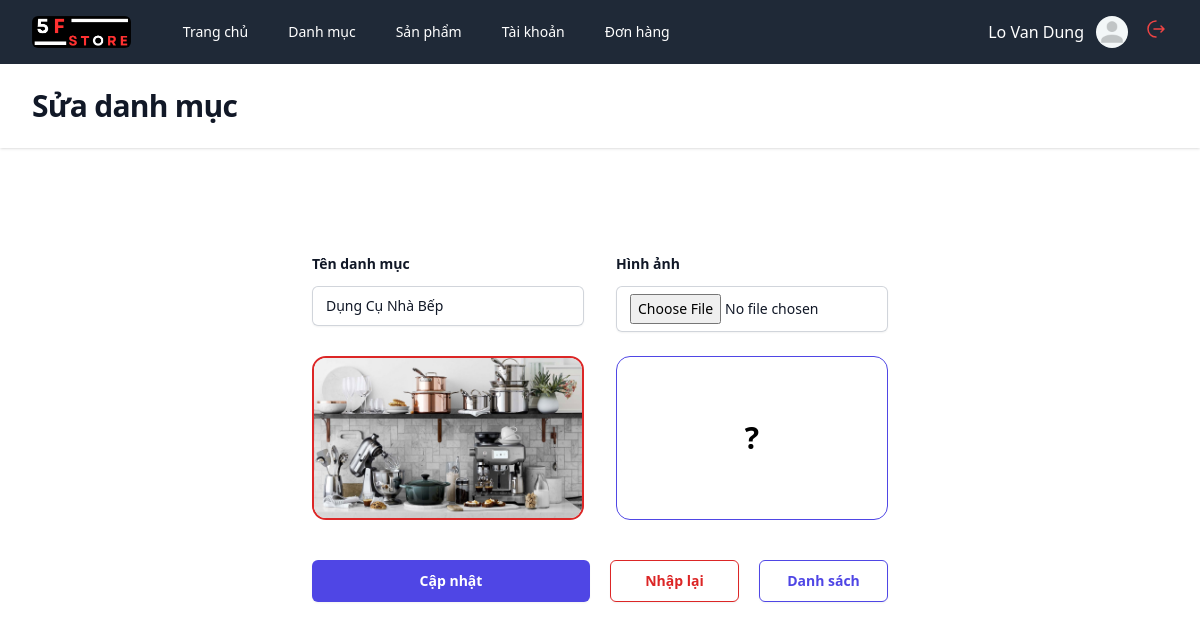
Screenshot of /admin?act=edit-category&id=1 (signed in) with the database file from the repository.
### tables this page shows
CREATE TABLE `categories` (
  `id` int(10) NOT NULL,
  `name_category` varchar(200) NOT NULL,
  `image` varchar(200) NOT NULL,
  `is_deleted` tinyint(1) NOT NULL DEFAULT 0
);

### core.php (called while the page is built, shortened)
<?php
function viewAdmin($view, $values = [])
{
    return include("../views/admin/$view.php");
}
class Req
{
    public function __construct(
        Categories $categoriesService,
        Products $productsService,
        Users $usersService,
        Vouchers $vouchersService,
        CartsDetail $cartsService,
        Bills $billsService,
        ProductsBill $productsBillService,
        ProductDetail $productsDetailService,
        Images $imagesService,
        Reviews $reviewsService
    ) {
        $this->categoriesService = $categoriesService;
    }
}

### controllers/admin/CategoriesController.php (called while the page is built, shortened)
<?php
function controller_edit_category(Req $req)
{
    $error = '';
    if (isset($_GET['id'])) {
        $id = $_GET['id'];
        $category = $req->categoriesService->findOne($id);
    }
    return viewAdmin("editCategory", ['category' => $category, 'error' => $error]);
}

### admin/index.php (called while the page is built, shortened)
<?php
function bootstrap()
{
    include("./routes.php");
    include("../database/service.php");
    include("../models/categories.php");
    include("../models/products.php");
    include("../models/users.php");
    include("../models/vouchers.php");
    include("../models/cartsDetail.php");
    include("../models/bills.php");
    include("../models/productsBill.php");
    include("../models/productsDetail.php");
    include("../models/images.php");
    include("../models/reviews.php");
    $role = $_SESSION["user"]["role"];
    $req = new Req(
        $categories,
        $products,
        $users,
        $vouchers,
        $cartsDetail,
        $bills,
        $productsBill,
        $productsDetail,
        $images,
        $reviews,
    );
    if (!isset($_GET['act'])) $act = check_path('');
    else $act = check_path($_GET['act']);
    foreach ($routes as $route) {
        if ($act == $route['path'] && $role >= 1 && $role <= 2) {
            return $route['view']($req);
        }
    }
}
bootstrap();

### database/service.php (called while the page is built, shortened)
<?php
include("database.php");
class ServicePdo
{
    protected $pdo;
    protected $dbName;
    public function __construct($nameDB)
    {
        $this->dbName = $nameDB;
        $this->pdo = connect();
    }
    public function findOne($id)
    {
        try {
            $dbName = $this->dbName;
            $sql = "SELECT * FROM $dbName WHERE ID = $id";
            return $this->pdo->query($sql)->fetch();
        } catch (\Throwable $th) {
            return $th;
        }
    }
}

### database/database.php (called while the page is built)
<?php
function connect()
{
    try {
        $connect =  new PDO("mysql:host=localhost; dbname=project", "root", "123456789");
        $connect->setAttribute(PDO::ATTR_ERRMODE, PDO::ERRMODE_EXCEPTION);
        return $connect;
    } catch (PDOException $e) {
        echo $e->getMessage();
        throw $e;
    }
}

### views/admin/editCategory.php (the view, shortened to what this page needs)
<!DOCTYPE html>
<html lang="en">
<head>
    <script src="https://cdn.tailwindcss.com"></script>
    <link rel="stylesheet" href="/asset/css/style.css">
</head>
<body>
    <div class="min-h-full">
        <?php include('partials/header.php') ?>
        <header class="bg-white shadow">
            <div class="mx-auto max-w-7xl px-4 py-6 sm:px-6 lg:px-8">
                <h1 class="text-3xl font-bold tracking-tight text-gray-900">Sửa danh mục</h1>
            </div>
        </header>
        <main>
            <div class="mx-auto max-w-7xl py-6 sm:px-6 lg:px-8">
                <div class="isolate bg-white px-6 lg:px-8">
                    <form action="/admin?act=update-category" method="POST" enctype="multipart/form-data"
                        class="mx-auto mt-16 max-w-xl sm:mt-20">
                        <div class="grid grid-cols-1 gap-x-8 gap-y-6 sm:grid-cols-2">
                            <div>
                                <label for="name" class="block text-sm font-semibold leading-6 text-gray-900">Tên danh
                                    mục</label>
                                <div class="mt-2.5">
                                    <input required maxlength="30" value="<?= $category['name_category'] ?>" type="text"
                                        name="name" id="name"
                                        class="block w-full rounded-md border-0 px-3.5 py-2 text-gray-900 shadow-sm ring-1 ring-inset ring-gray-300 placeholder:text-gray-400 focus:ring-2 focus:ring-inset focus:ring-indigo-600 sm:text-sm sm:leading-6">
                                </div>
                            </div>
                            <div>
                                <label for="last-name" class="block text-sm font-semibold leading-6 text-gray-900">Hình
                                    ảnh</label>
                                <div class="mt-2.5">
                                    <input type="file" name="image"
                                        class="block w-full rounded-md border-0 px-3.5 py-2 text-gray-900 shadow-sm ring-1 ring-inset ring-gray-300 placeholder:text-gray-400 focus:ring-2 focus:ring-inset focus:ring-indigo-600 sm:text-sm sm:leading-6">
                                </div>
                            </div>
                            <div class="border-2 rounded-[14px] border-red-600">
                                <img src="/asset/images/<?= $category['image'] ?>" alt=""
                                    class="h-40 rounded-xl w-full">
                            </div>
                            <div class="flex items-center justify-center border rounded-[14px] border-indigo-600">
                                <p class="font-semibold text-3xl">?</p>
                            </div>
                        </div>
                        <div class="mt-10 grid grid-cols-4 gap-5">
                            <button name="update" type="submit"
                                class="col-span-2 block w-full rounded-md bg-indigo-600 px-3.5 py-2.5 text-center text-sm font-semibold text-white shadow-sm hover:bg-indigo-500 focus-visible:outline focus-visible:outline-2 focus-visible:outline-offset-2 focus-visible:outline-indigo-600">Cập
                                nhật</button>
                            <button type="reset"
                                class="block w-full rounded-md border border-red-600 text-red-600 px-3.5 py-2.5 text-center text-sm font-semibold shadow-sm focus-visible:outline focus-visible:outline-2 focus-visible:outline-offset-2 focus-visible:outline-red-600">Nhập
                                lại</button>
                            <a href="/admin?act=categories"
                                class="block w-full rounded-md border border-indigo-600 text-indigo-600 px-3.5 py-2.5 text-center text-sm font-semibold shadow-sm focus-visible:outline focus-visible:outline-2 focus-visible:outline-offset-2 focus-visible:outline-indigo-600">Danh
                                sách</a>
                        </div>
                    </form>
                </div>
            </div>
        </main>
    </div>
</body>
</html>

### rows the page displays
categories: name "Dụng Cụ Nhà Bếp", image (picture)

### other values shown
$name "Trang chủ"
$name "Danh mục"
$name "Sản phẩm"
$name "Tài khoản"
$name "Đơn hàng"
$_SESSION['user']['full_name'] "Lo Van Dung"
